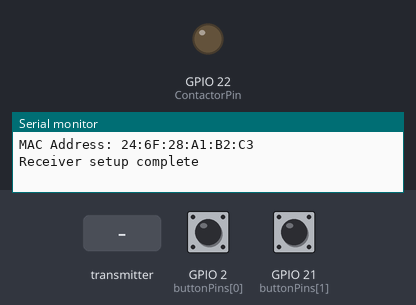
The sketch below on a simulated ESP32. Parts: output pins drawn as LEDs (lit = HIGH), the last lines printed to the serial monitor. The inputs (shaded band) are chosen by the test bench; at power-on: GPIO 2 (buttonPins[0]) LOW, GPIO 21 (buttonPins[1]) LOW. At 5.9 s the program restarts the board; the recording ends there.

Above: at 1.2 s.
1.3 s: GPIO 2 (buttonPins[0]) pulled HIGH for 0.15 s
At 2.6 s:
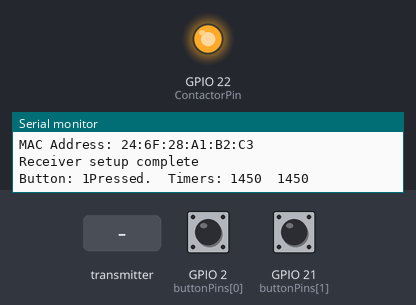
2.9 s: the transmitter starts sending CollectorState = 1
4.4 s: the transmitter starts sending ExtraState = 1
5.9 s: the transmitter starts sending reboot = 1
Timing chart, 0 to 5.9 s (numbered marks = the images above; inputs shaded):
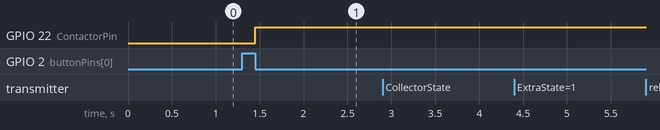

Measured:
- after the input at 1.3 s, GPIO 22 (ContactorPin): LOW → HIGH after 0.15 s

The sketch:

Dust_Collector_Relay_V1.ino
```cpp
#include <WiFi.h>
#include <esp_now.h>

#define NUM_RELAYS 2 // Assuming 6 relays in total
#define DEBOUNCE_DELAY 50 // Debounce delay in milliseconds
#define ContactorPin 22
#define ExtraPin 23
#define Sleep_Min 120
#define NUM_BUTTONS 2

bool CollectorStates[2] = {false,false};
bool ExtraStates[2] = {false,false};

const int buttonPins[2] = {2, 21};  // Change as per your setup
const bool pull = 0; //0 for down 1 for up

unsigned long lastChangeTime = {0}; // Time of last relay state change
bool recflag = false;
uint8_t receiverMac[] = {0xCC, 0xDB, 0xA7, 0x1E, 0xF7, 0xF8};

unsigned long startTime;
const unsigned long SLEEP_TIME = Sleep_Min*60*1000;


bool quesend[NUM_BUTTONS];
unsigned long timer0[NUM_BUTTONS],timer1[NUM_BUTTONS];
unsigned long t2;
bool timerlock[NUM_BUTTONS];

typedef struct struct_message {
  bool CollectorState;
  bool ExtraState;
  int button;
  int board;
  bool reboot;
} struct_message;

struct_message myData;


void setup() {
    Serial.begin(115200);
    Serial.print("MAC Address: ");
    Serial.println(WiFi.macAddress());
    pinMode(ContactorPin, OUTPUT);
    pinMode(LED_BUILTIN,OUTPUT);

    WiFi.mode(WIFI_STA);
    WiFi.disconnect();

    if (esp_now_init() != ESP_OK) {
        Serial.println("Error initializing ESP-NOW");
        return;
    }

    esp_now_register_recv_cb(OnDataRecv);
    Serial.println("Receiver setup complete");
    startTime = millis();

  for (int i = 0; i < NUM_BUTTONS; i++) {
    if(pull == 0){
    pinMode(buttonPins[i], INPUT_PULLDOWN);}
    else{
      pinMode(buttonPins[i], INPUT_PULLUP);
    }
  }
}

void loop() {
  blink_active();
    if (millis() - startTime >= SLEEP_TIME && recflag == true) {
      Serial.println("Timer Sleep Activated");
      digitalWrite(ContactorPin, false);
      recflag = false;
    }

  for (int i = 0; i < NUM_BUTTONS; i++) {
      if (digitalRead(buttonPins[i]) == pull){  // reset timer flag

        timerlock[i] = false;
        timer0[i] = millis();
      }

    if (digitalRead(buttonPins[i]) == !pull) { // set the initial case
      if(timerlock[i] == false){
      timer0[i] = millis();
      timerlock[i] = true;
      }
      if(millis()-timer0[i] >= 100){
        quesend[i] = true;}}

      if(quesend[i] == true && digitalRead(buttonPins[i]) == pull){
        quesend[i] = false;
        t2 = millis();
        Serial.print("Button: ");
        Serial.print(i+1);
        Serial.print("Pressed.  Timers: ");
        Serial.print(timer0[i]);
        Serial.print("  ");
        Serial.print(t2);
        timer1[i] = timer0[i];
        timer0[i] - millis();
        timerlock[i] = false;

        if(i == 0){
          CollectorStates[0] = !CollectorStates[0];
          digitalWrite(ContactorPin, CollectorStates[0]);
        }
        if(i == 1){
          ExtraStates[0] = !ExtraStates[0];
          digitalWrite(ExtraPin, ExtraStates[0]);
        }

}}}


void OnDataRecv(const esp_now_recv_info* recv_info, const uint8_t* incomingData, int len) {
    recflag = true;

  memcpy(&myData, incomingData, sizeof(myData));
  CollectorStates[0]=myData.CollectorState;
  ExtraStates[0] = myData.ExtraState;

  if(myData.reboot == true){
    Serial.println("Received reboot command");
    esp_restart();
  }
        if (CollectorStates[1] != CollectorStates[0]) {
            unsigned long currentTime = millis();
            // Apply debounce delay to ensure stable state change
            if (currentTime - lastChangeTime >= DEBOUNCE_DELAY) {
                // Update relay state and print the change
                CollectorStates[1] = CollectorStates[0];
                Serial.print("Collector ");
                Serial.println(CollectorStates[0] ? " ON" : " OFF");
                lastChangeTime = currentTime;
                digitalWrite(ContactorPin, CollectorStates[0]);
            }
        }


       if (ExtraStates[1] != ExtraStates[0]) {
            unsigned long currentTime = millis();
            // Apply debounce delay to ensure stable state change
            if (currentTime - lastChangeTime >= DEBOUNCE_DELAY) {
                // Update relay state and print the change
                ExtraStates[1] = ExtraStates[0];
                Serial.print("Extra ");
                Serial.println(ExtraStates[0] ? " ON" : " OFF");
                lastChangeTime = currentTime;
                digitalWrite(ExtraPin, ExtraStates[0]);
            }
        }


    startTime = millis();
}

void blink_active(){
  static bool LED = false;
  static unsigned long internal_timer = 0;
  unsigned long time_current = millis() ;
  if(LED == false){
    if(time_current > internal_timer+500){
      LED = true;
      digitalWrite(LED_BUILTIN,LED);
      internal_timer = time_current;
    }}

  if(LED == true){
    if(time_current > internal_timer+1500){
      LED = false;
      digitalWrite(LED_BUILTIN,LED);
      internal_timer = time_current;
    }}

}
```
